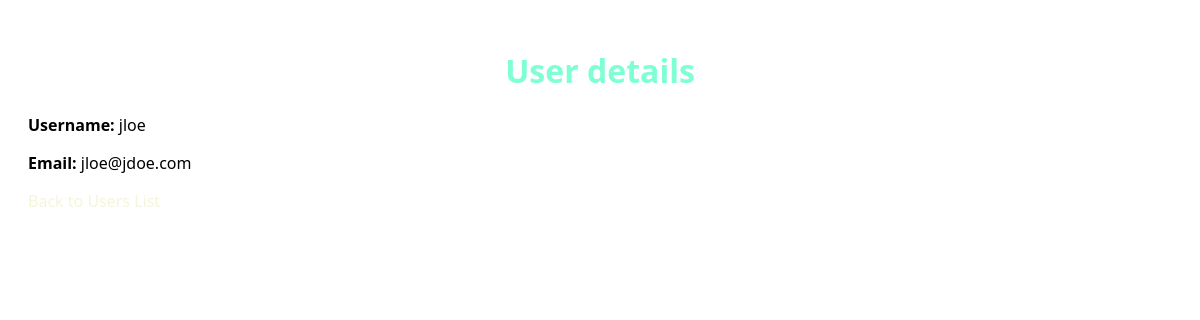
Before: /users_list with the older database file.
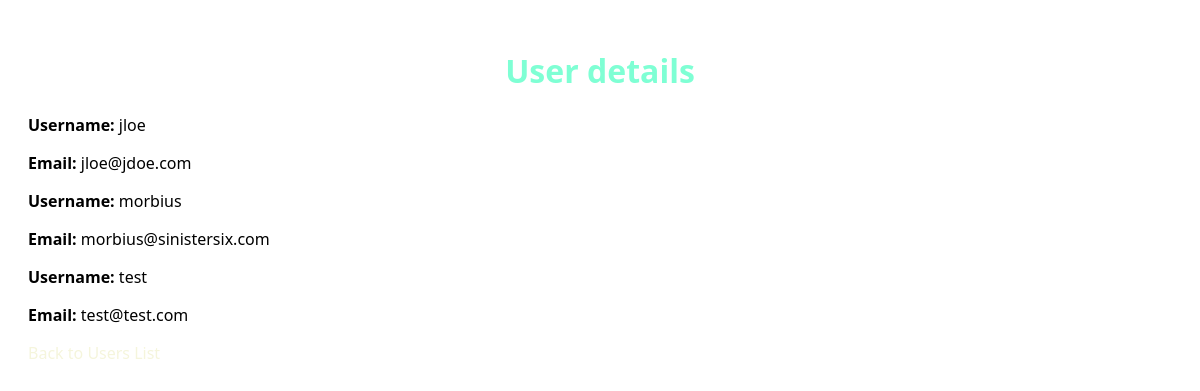
After: the same page with the newer database file.
### tables this page shows
CREATE TABLE users (
            id INTEGER PRIMARY KEY AUTOINCREMENT,
            username TEXT NOT NULL,
            email TEXT NOT NULL
        );

### main.py (the view)
@app.get("/users_list")
def get_users(request: Request):
    db = get_db()
    cursor = db. cursor()
    cursor.execute("SELECT * FROM users")
    users = cursor.fetchall()
    return templates.TemplateResponse("users_list.html", {"request": request, "users": users})

### templates/users_list.html (shortened to what this page needs)
<!DOCTYPE html>
<html>
    <head>
        <link rel="stylesheet" href="{{ url_for('static', path='/css/users_list.css')}}">
    </head>
    <body>
        <h1>User details</h1>
        {% for user in users %}
        <div>
            <p><strong>Username:</strong> {{ user[1] }}</p>
            <p><strong>Email:</strong> {{ user[2] }}</p>
        </div>
        {% endfor %}
        <div>
            <a href="/users_list">Back to Users List</a>
        </div>
    </body>
</html>

Changed rows visible on the page:
added users: username "morbius", email "morbius@sinistersix.com"
added users: username "test", email "test@test.com"
